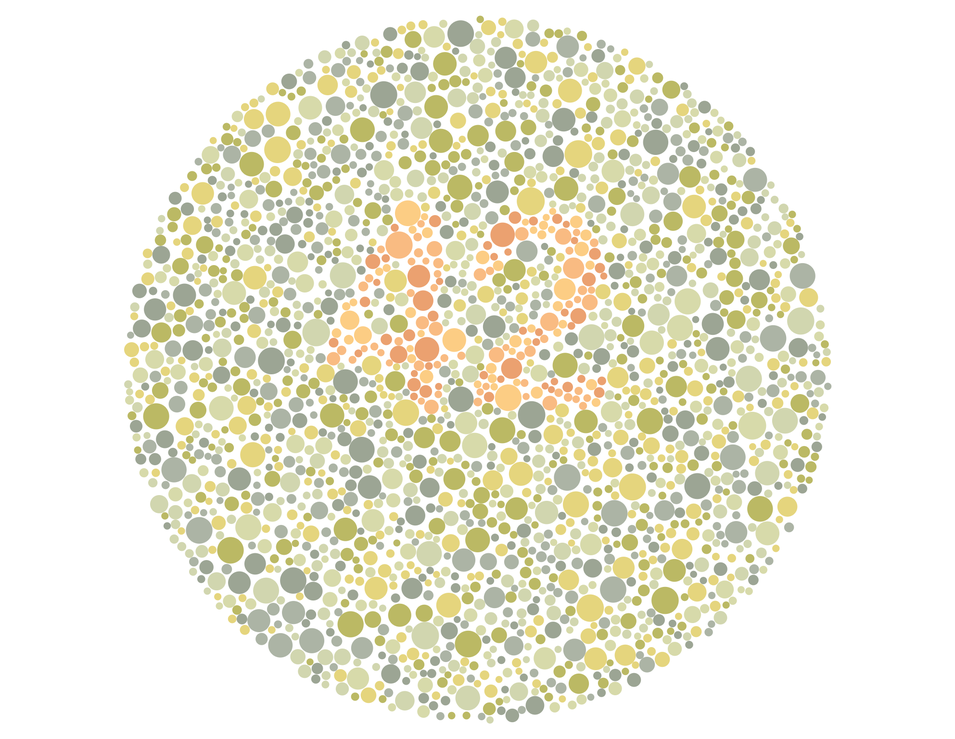
%> input picture S6/Analyse_donnees/TP1/ishihara-0.png, 955 x 739 px, shrunk from 1985 x 1536 before the run
$ octave exercice_2.m   (GNU Octave 9; MATLAB toolbox functions it lacks are replaced by stand-ins)
%> lines starting %> are read from the running program, lines starting %| are printed output that depends on the picture
clear;
close all;
taille_ecran = get(0,'ScreenSize');
L = taille_ecran(3);
H = taille_ecran(4);
figure('Name','Separation des canaux RVB','Position',[0,0,0.67*L,0.67*H]);
figure('Name','Nuage de pixels dans le repere RVB','Position',[0.67*L,0,0.33*L,0.45*H]);

% Lecture et affichage d'une image RVB :
I = imread('ishihara-0.png');
%> I is the input picture: size 739x955x3 uint8; mean R, G, B 236, 234.8, 217.5
figure(1);				% Premiere fenetre d'affichage
subplot(2,2,1);				% La fenetre comporte 2 lignes et 2 colonnes
imagesc(I);
axis off;
axis equal;
title('Image RVB','FontSize',20);

% Decoupage de l'image en trois canaux et conversion en doubles :
R = double(I(:,:,1));
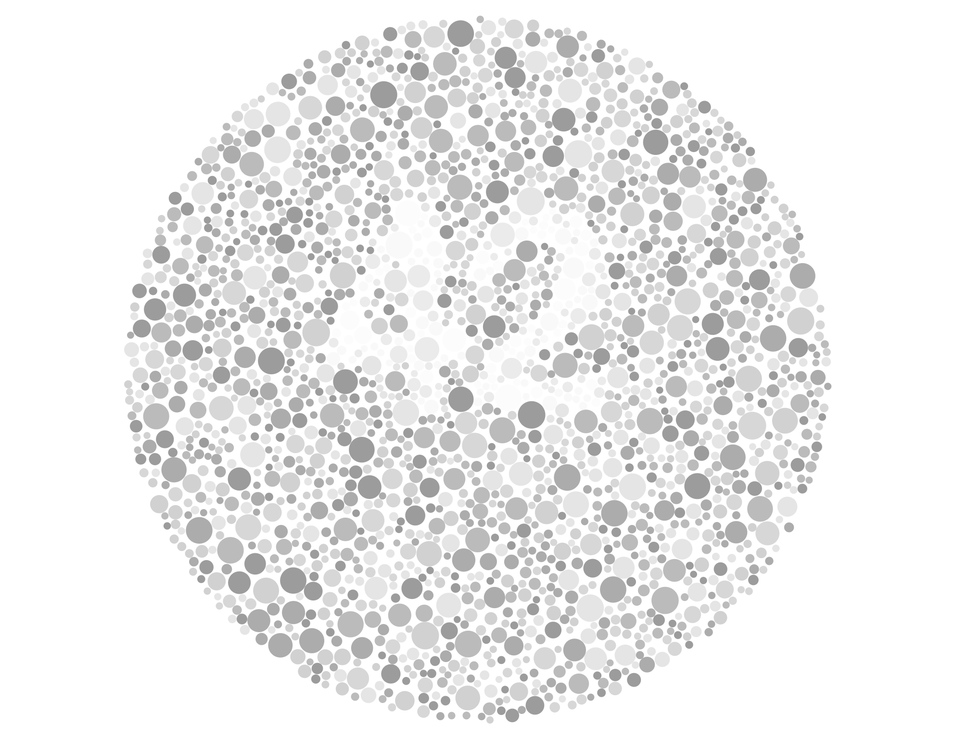
%> R: size 739x955 double; min 145, max 255, mean 236
V = double(I(:,:,2));
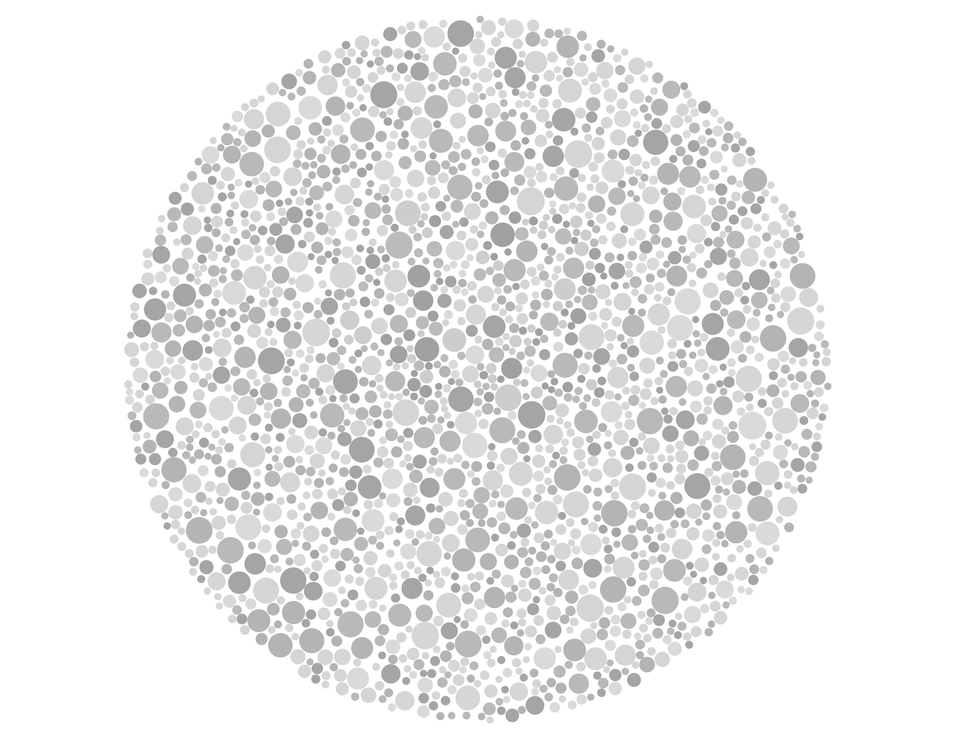
%> V: size 739x955 double; min 151, max 255, mean 234.8
B = double(I(:,:,3));
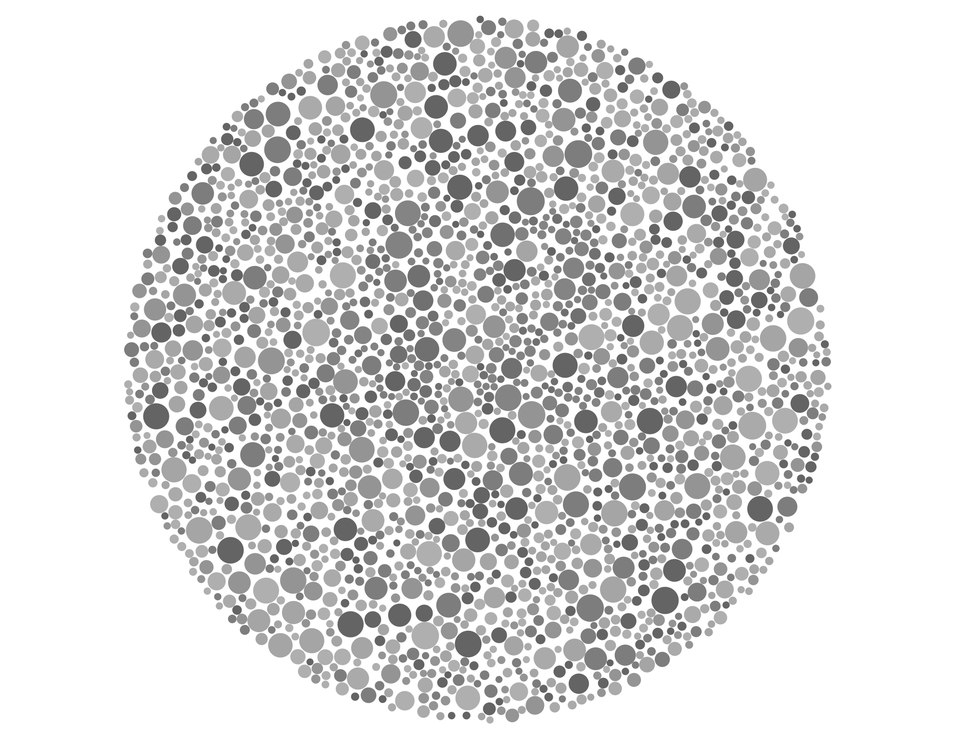
%> B: size 739x955 double; min 83, max 255, mean 217.5

% Affichage du canal R :
colormap gray;				% Pour afficher les images en niveaux de gris
subplot(2,2,2);
imagesc(R);
axis off;
axis equal;
title('Canal R','FontSize',20);

% Affichage du canal V :
subplot(2,2,3);
imagesc(V);
axis off;
axis equal;
title('Canal V','FontSize',20);

% Affichage du canal B :
subplot(2,2,4);
imagesc(B);
axis off;
axis equal;
title('Canal B','FontSize',20);

% Affichage du nuage de pixels dans le repere RVB :
figure(2);				% Deuxieme fenetre d'affichage
plot3(R,V,B,'b.');
axis equal;
xlabel('R');
ylabel('V');
zlabel('B');
rotate3d;
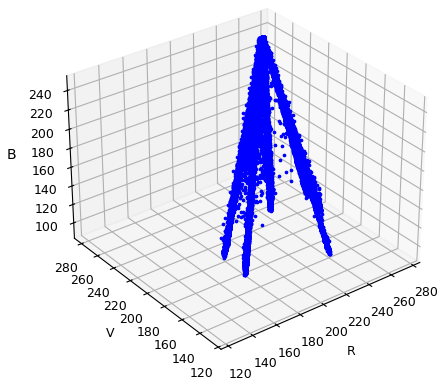
%> figure redrawn from the program's plot data

% Matrice des donnees :
X = [R(:) V(:) B(:)];			% Les trois canaux sont vectorises et concatenes

% Matrice de variance/covariance :
n = length(X);
%> n = 705745
Xc = X - mean(X);
Sigma = Xc'*Xc/n;
%> Sigma = [911.4 843.5 1295.1; 843.5 883.6 1450.7; 1295.1 1450.7 2836.9]

% Coefficients de correlation lineaire :
rRV = Sigma(1,2)/sqrt(Sigma(1,1)*Sigma(2,2));
%> rRV = 0.94
rRB = Sigma(1,3)/sqrt(Sigma(1,1)*Sigma(3,3));
%> rRB = 0.805
rVB = Sigma(2,3)/sqrt(Sigma(2,2)*Sigma(3,3));
%> rVB = 0.916

% Proportions de contraste :
denom = Sigma(1,1) + Sigma(2,2) + Sigma(3,3);
%> denom = 4631.9
cr = Sigma(1,1)/denom;
%> cr = 0.197
cv = Sigma(2,2)/denom;
%> cv = 0.191
cb = Sigma(3,3)/denom;
%> cb = 0.612

% Vecteurs propres et valeurs propres de Sigma :
[W,D] = eig(Sigma);
%> W = [0.511 0.754 0.413; -0.837 0.326 0.44; 0.197 -0.57 0.797]; D = [27.91 0 0; 0 296.2 0; 0 0 4307.8]

% Valeurs propres par ordre décroissant et matrice des vecteurs propres associés:
[valp, indices] = sort(diag(D),'descend');
%> valp = [4307.8; 296.2; 27.91]; indices = [3; 2; 1]

W = W(:, indices);
%> W = [0.413 0.754 0.511; 0.44 0.326 -0.837; 0.797 -0.57 0.197]

% Matrice des composantes principales :
C = Xc*W;

% Les trois colonnes de C :
C1 = reshape(C(:,1), size(V));
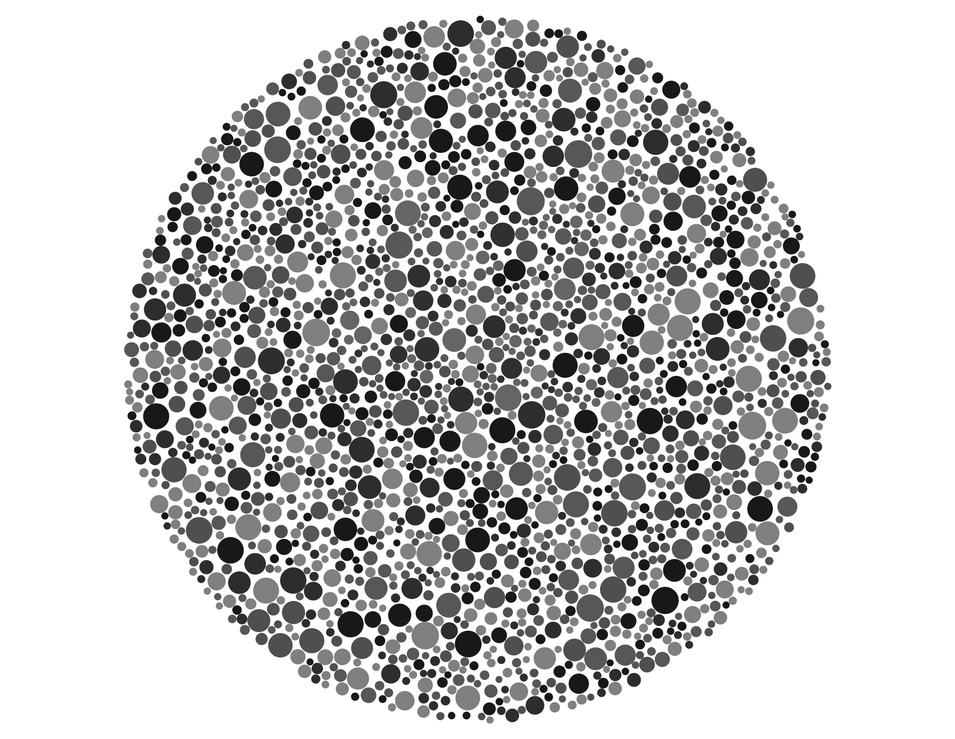
%> C1: size 739x955 double; min -155.4, max 46.65, mean 0; drawn with min black and max white
C2 = reshape(C(:,2), size(V));
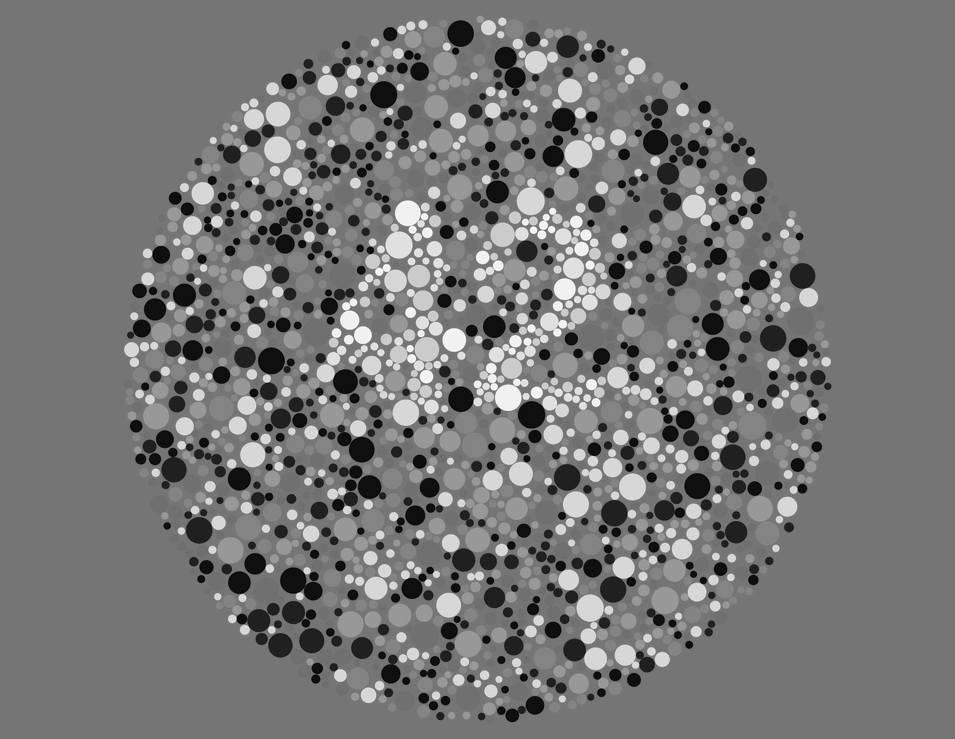
%> C2: size 739x955 double; min -49.76, max 56.91, mean 0; drawn with min black and max white
C3 = reshape(C(:,3), size(V));
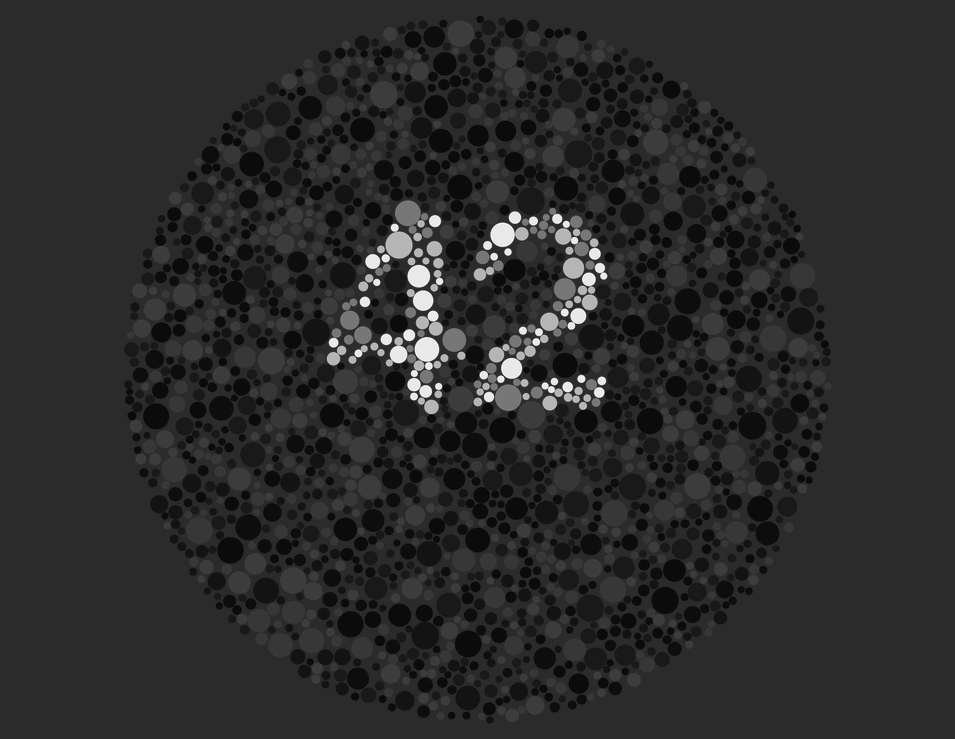
%> C3: size 739x955 double; min -8.99, max 44.92, mean 0; drawn with min black and max white
figure
% Affichage du canal R :
colormap gray;				% Pour afficher les images en niveaux de gris
subplot(2,2,1);
imagesc(C1);
axis off;
axis equal;
title('Canal R','FontSize',20);

% Affichage du canal V :
subplot(2,2,2);
imagesc(C2);
axis off;
axis equal;
title('Canal V','FontSize',20);

% Affichage du canal B :
subplot(2,2,3);
imagesc(C3);
axis off;
axis equal;
title('Canal B','FontSize',20);
